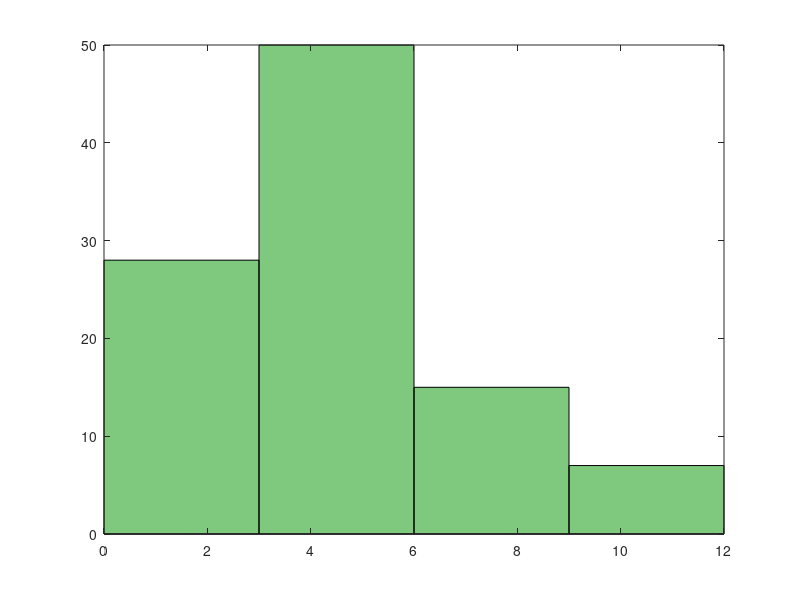

The MATLAB script that drew this image: (Note: this script raises an error after producing the figure.)
clearvars

% depth = [3; 6; 9; 12];
% 
% on_axis = [73 27 0 0];
% so2 = [58 36 4 2];
% so3 = [48 40 9 3];
% so4 = [28 50 15 7];

% Replace the following variables with your histogram data
binCounts =  [28 50 15 7]; % The counts of each histogram bin
binEdges = [0 3 6 9 12]; % The edges of each histogram bin

% Calculate the bin centers
binCenters = (binEdges(1:end-1) + binEdges(2:end)) / 2;

% Plot the histogram bars
% bar(binCenters, binCounts, 'BarWidth', 1); % 'FaceColor','blue');
% bar(binCenters, binCounts, 'BarWidth', 1, 'FaceColor','#bf5b17');
% bar(binCenters, binCounts, 'BarWidth', 1, 'FaceColor','#f0027f');
bar(binCenters, binCounts, 'BarWidth', 1, 'FaceColor','#7fc97f');

hold on;

% Define the x-values for the fitted curve
x = linspace(min(0), max(12), 100);

%%
% % Fit a curve to the histogram data
fitResult = fit(binCenters', binCounts', 'gauss1');

% x = binCounts;
% gaussian = @(x) (1/sqrt((2*pi))*exp(-x.^2/2));
% fitfun = fittype(@(alpha,x) 2*gaussian(x).*normcdf(alpha*x));
% fitResult = fit(binCenters', binCounts', fitfun, 'Startpoint', 4);

%%
% Evaluate the fitted curve at the x-values
y = feval(fitResult, x);

% Plot the fitted curve
plot(x, y, 'r', 'LineWidth', 2);

% Add a legend and labels
legend('Histogram', 'Fitted Curve');
% legend('Histogram');
xlabel('Sample depth (mm)');
ylabel('Photon percentage (%)');
axis square
set(gca,'Fontsize', 16)
xlim([-0.5 12.5])
title('Spatial offset 12 mm')
% title('On axis')
xticks([0 3 6 9 12]);
alpha(0.75)
% Release the hold on the plot
hold off;


